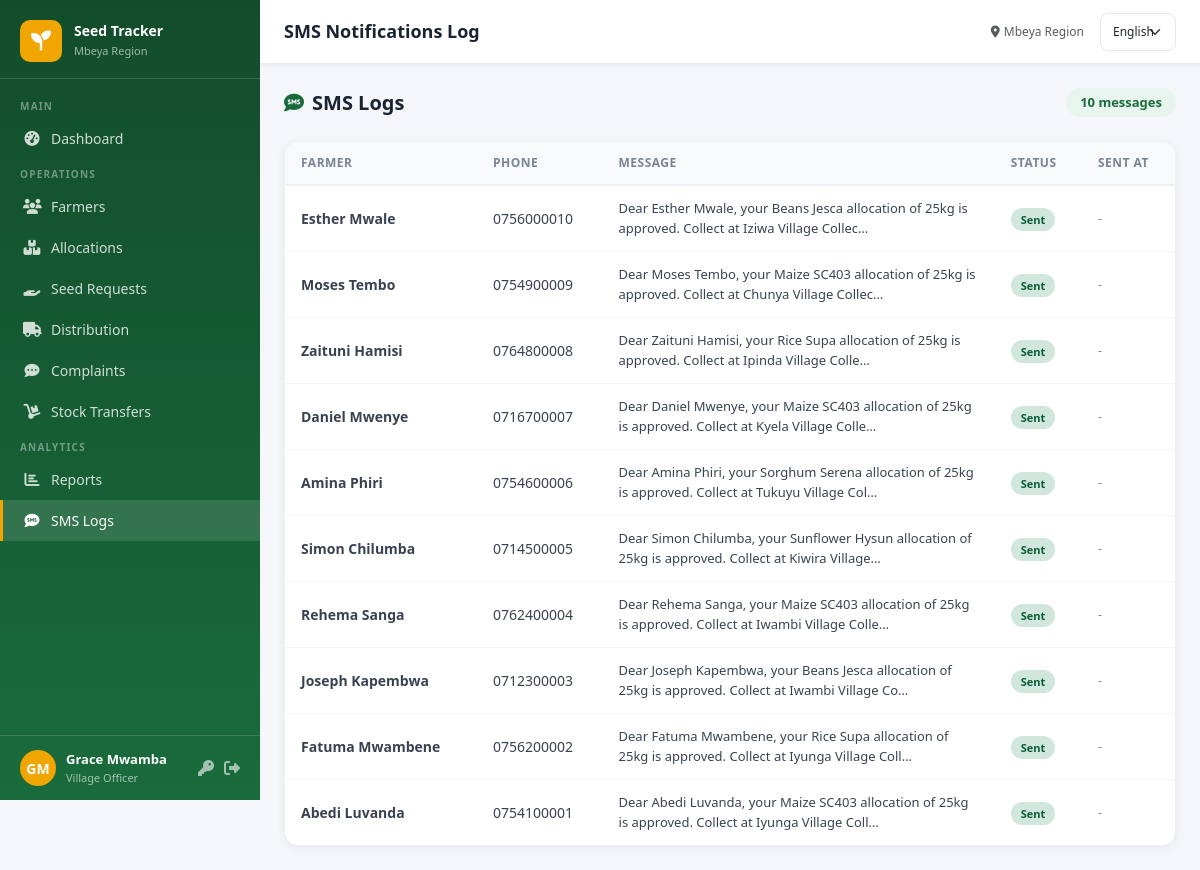
Page /sms-logs/ (signed in) on the committed database.
### core/models.py (models this page shows, shortened)
class CustomUser(AbstractUser):
    ROLE_CHOICES = [
        ('admin', _('System Administrator')),
        ('regional', _('Regional Officer')),
        ('district', _('District Officer')),
        ('ward', _('Ward Officer')),
        ('village', _('Village Officer')),
        ('extension', _('Agricultural Extension Officer (Bwana Shamba)')),
        ('farmer', _('Farmer (Mkulima)')),
    ]
    role = models.CharField(max_length=20, choices=ROLE_CHOICES, default='village')
    region = models.ForeignKey(Region, on_delete=models.SET_NULL, null=True, blank=True)
    district = models.ForeignKey(District, on_delete=models.SET_NULL, null=True, blank=True)
    ward = models.ForeignKey(Ward, on_delete=models.SET_NULL, null=True, blank=True)
    village = models.ForeignKey(Village, on_delete=models.SET_NULL, null=True, blank=True)
    phone = models.CharField(max_length=20, blank=True)

class SMSLog(models.Model):
    STATUS_CHOICES = [('sent',_('Sent')),('failed',_('Failed')),('pending',_('Pending'))]
    farmer = models.ForeignKey(Farmer, on_delete=models.CASCADE, related_name='sms_logs')
    phone_number = models.CharField(max_length=20)
    message = models.TextField()
    status = models.CharField(max_length=20, choices=STATUS_CHOICES, default='pending')
    sent_at = models.DateTimeField(null=True, blank=True)
    error_message = models.TextField(blank=True)
    allocation = models.ForeignKey(SeedAllocation, on_delete=models.SET_NULL, null=True, blank=True)
    created_at = models.DateTimeField(auto_now_add=True)

class Farmer(models.Model):
    STATUS_CHOICES = [('active',_('Active')),('inactive',_('Inactive')),('pending',_('Pending'))]
    farmer_id = models.CharField(max_length=20, unique=True, blank=True)
    first_name = models.CharField(max_length=100)
    last_name = models.CharField(max_length=100)
    phone_number = models.CharField(max_length=20)
    village = models.ForeignKey(Village, on_delete=models.CASCADE, related_name='farmers')
    farm_location = models.CharField(max_length=200, blank=True)
    farm_size = models.DecimalField(max_digits=8, decimal_places=2, null=True, blank=True, help_text='Acres')
    crop_type = models.CharField(max_length=50, choices=CROP_CHOICES, default='maize')
    national_id = models.CharField(max_length=30, blank=True)
    status = models.CharField(max_length=20, choices=STATUS_CHOICES, default='active')
    registered_by = models.ForeignKey(CustomUser, on_delete=models.SET_NULL, null=True, related_name='registered_farmers')
    user = models.OneToOneField(CustomUser, on_delete=models.CASCADE, null=True, blank=True, related_name='farmer_profile')
    created_at = models.DateTimeField(auto_now_add=True)
    updated_at = models.DateTimeField(auto_now=True)
    @property
    def full_name(self): return f"{self.first_name} {self.last_name}"

### core/views.py (the view)
# urls.py: path('sms-logs/', views.sms_logs, name='sms_logs'),
@login_required
def sms_logs(request):
    logs = SMSLog.objects.select_related('farmer','allocation').order_by('-created_at')
    paginator = Paginator(logs, 25)
    page = paginator.get_page(request.GET.get('page'))
    return render(request, 'core/sms_logs.html', {'page_obj': page})

### templates/core/sms_logs.html (shortened to what this page needs)
{% extends 'base.html' %}
{% load i18n %}
{% block page_title %}{% trans "SMS Notifications Log" %}{% endblock %}
{% block content %}
<div class="page-header">
  <h4><i class="fas fa-sms me-2" style="color:#1a6b3c"></i>{% trans "SMS Logs" %}</h4>
  <span class="badge" style="background:#e8f5ee;color:#1a6b3c;font-size:13px;padding:8px 14px;border-radius:20px">{{ page_obj.paginator.count }} {% trans "messages" %}</span>
</div>
<div class="table-card">
  <div class="table-responsive">
    <table class="data-table">
      <thead><tr><th>{% trans "Farmer" %}</th><th>{% trans "Phone" %}</th><th>{% trans "Message" %}</th><th>{% trans "Status" %}</th><th>{% trans "Sent At" %}</th></tr></thead>
      <tbody>
        {% for log in page_obj %}
        <tr>
          <td style="font-weight:600">{{ log.farmer.full_name }}</td>
          <td>{{ log.phone_number }}</td>
          <td style="max-width:350px;font-size:13px">{{ log.message|truncatechars:100 }}</td>
          <td>
            {% if log.status == 'sent' %}<span class="badge-status badge-approved">{% trans "Sent" %}</span>
            {% elif log.status == 'failed' %}<span class="badge-status badge-rejected">{% trans "Failed" %}</span>
            {% else %}<span class="badge-status badge-pending">{% trans "Pending" %}</span>{% endif %}
          </td>
          <td style="color:#7a8494;font-size:12px">{{ log.sent_at|date:"d M Y H:i"|default:"-" }}</td>
        </tr>
        {% empty %}
        <tr><td colspan="5" class="text-center text-muted py-4">{% trans "No SMS logs" %}</td></tr>
        {% endfor %}
      </tbody>
    </table>
  </div>
</div>
{% endblock %}

### templates/base.html (shortened to what this page needs)
{% load i18n %}
<!DOCTYPE html>
<html lang="{{ LANGUAGE_CODE }}">
<head>
<link href="https://cdn.jsdelivr.net/npm/bootstrap@5.3.2/dist/css/bootstrap.min.css" rel="stylesheet">
<link href="https://cdnjs.cloudflare.com/ajax/libs/font-awesome/6.5.0/css/all.min.css" rel="stylesheet">
</head>
<body>
{% if user.is_authenticated %}
<div id="sidebar">
  <div class="sidebar-brand">
    <div class="logo-icon"><i class="fas fa-seedling"></i></div>
    <div class="brand-text">
      <h6>Seed Tracker</h6>
      <small>Mbeya Region</small>
    </div>
  </div>
  <nav class="sidebar-nav">
    {% if user.role == 'farmer' %}
    <div class="nav-section-label">{% trans "Farmer" %}</div>
    <a href="{% url 'farmer_dashboard' %}" class="nav-link {% if request.resolver_match.url_name == 'farmer_dashboard' %}active{% endif %}">
      <i class="fas fa-tachometer-alt"></i> {% trans "Dashboard" %}
    </a>
    <a href="{% url 'farmer_profile_edit' %}" class="nav-link {% if 'profile' in request.resolver_match.url_name %}active{% endif %}">
      <i class="fas fa-tractor"></i> {% trans "My Farm Info" %}
    </a>
    <a href="{% url 'seed_request_create' %}" class="nav-link {% if request.resolver_match.url_name == 'seed_request_create' %}active{% endif %}">
      <i class="fas fa-hand-holding-heart"></i> {% trans "Request Seeds" %}
    </a>
    <a href="{% url 'seed_request_list' %}" class="nav-link {% if request.resolver_match.url_name == 'seed_request_list' %}active{% endif %}">
      <i class="fas fa-hand-holding"></i> {% trans "My Requests" %}
    </a>
    <a href="{% url 'allocation_list' %}" class="nav-link {% if 'allocation' in request.resolver_match.url_name %}active{% endif %}">
      <i class="fas fa-boxes"></i> {% trans "My Allocations" %}
    </a>
    <a href="{% url 'feedback_list' %}" class="nav-link {% if 'feedback' in request.resolver_match.url_name %}active{% endif %}">
      <i class="fas fa-comment-dots"></i> {% trans "Feedback" %}
    </a>
    {% else %}
    <div class="nav-section-label">{% trans "Main" %}</div>
    <a href="{% url 'dashboard' %}" class="nav-link {% if request.resolver_match.url_name == 'dashboard' %}active{% endif %}">
      <i class="fas fa-tachometer-alt"></i> {% trans "Dashboard" %}
    </a>
    <div class="nav-section-label">{% trans "Operations" %}</div>
    <a href="{% url 'farmer_list' %}" class="nav-link {% if 'farmer' in request.resolver_match.url_name %}active{% endif %}">
      <i class="fas fa-users"></i> {% trans "Farmers" %}
    </a>
    <a href="{% url 'allocation_list' %}" class="nav-link {% if 'allocation' in request.resolver_match.url_name %}active{% endif %}">
      <i class="fas fa-boxes"></i> {% trans "Allocations" %}
    </a>
    <a href="{% url 'seed_request_list' %}" class="nav-link {% if 'seed_request' in request.resolver_match.url_name %}active{% endif %}">
      <i class="fas fa-hand-holding"></i> {% trans "Seed Requests" %}
    </a>
    <a href="{% url 'distribution_list' %}" class="nav-link {% if 'distribution' in request.resolver_match.url_name %}active{% endif %}">
      <i class="fas fa-truck"></i> {% trans "Distribution" %}
    </a>
    <a href="{% url 'feedback_list' %}" class="nav-link {% if 'feedback' in request.resolver_match.url_name %}active{% endif %}">
      <i class="fas fa-comment-dots"></i> {% trans "Complaints" %}
    </a>
    {% if user.role != 'extension' %}
    <a href="{% url 'stock_list' %}" class="nav-link {% if 'stock' in request.resolver_match.url_name %}active{% endif %}">
      <i class="fas fa-dolly"></i> {% trans "Stock Transfers" %}
    </a>
    {% endif %}
    <div class="nav-section-label">{% trans "Analytics" %}</div>
    <a href="{% url 'reports' %}" class="nav-link {% if 'report' in request.resolver_match.url_name %}active{% endif %}">
      <i class="fas fa-chart-bar"></i> {% trans "Reports" %}
    </a>
    <a href="{% url 'sms_logs' %}" class="nav-link {% if 'sms' in request.resolver_match.url_name %}active{% endif %}">
      <i class="fas fa-sms"></i> {% trans "SMS Logs" %}
    </a>
    {% endif %}
  </nav>
  <div class="sidebar-user">
    <div class="user-avatar">{{ user.first_name|first|upper }}{{ user.last_name|first|upper }}</div>
    <div class="user-info">
      <div class="user-name">{{ user.get_full_name|default:user.username }}</div>
      <div class="user-role">{{ user.get_role_display }}</div>
    </div>
    <a href="{% url 'change_password' %}" title="{% trans 'Change Password' %}" style="color:rgba(255,255,255,.6)"><i class="fas fa-key"></i></a>
    <a href="{% url 'logout' %}" title="{% trans 'Logout' %}" style="color:rgba(255,255,255,.6)"><i class="fas fa-sign-out-alt"></i></a>
  </div>
</div>
<div id="main">
  <div id="topbar">
    <h1 class="page-title">{% block page_title %}{% trans "Dashboard" %}{% endblock %}</h1>
    <div class="d-flex align-items-center gap-3">
      <span class="text-muted" style="font-size:12px;"><i class="fas fa-map-marker-alt me-1"></i>{% trans "Mbeya Region" %}</span>
      <form action="{% url 'set_language' %}" method="post" class="d-flex align-items-center">
        <select name="language" onchange="this.form.submit()" class="form-select form-select-sm" style="font-size:12px;width:auto;">
          {% get_current_language as CURRENT_LANGUAGE %}
          {% get_available_languages as AVAILABLE_LANGUAGES %}
          {% for lang_code, lang_name in AVAILABLE_LANGUAGES %}
          <option value="{{ lang_code }}" {% if lang_code == CURRENT_LANGUAGE %}selected{% endif %}>{{ lang_name }}</option>
          {% endfor %}
        </select>
      </form>
    </div>
  </div>
  <div class="content-area">
    {% block content %}{% endblock %}
  </div>
</div>
{% else %}
{% block auth_content %}{% endblock %}
{% endif %}
</body>
</html>

### templates/base.html (style rules this page uses)
:root { --primary: #1a6b3c; --primary-dark: #124d2b; --primary-light: #e8f5ee; --accent: #f0a500; --accent-light: #fff8e6; --sidebar-width: 260px; --topbar-height: 64px; }
body { background: #f4f6f9; font-family: 'Segoe UI', sans-serif; }
#sidebar { width: var(--sidebar-width); height: 100vh; position: fixed; top: 0; left: 0; background: linear-gradient(180deg, var(--primary-dark) 0%, var(--primary) 100%); z-index: 1000; overflow-y: auto; transition: transform .3s ease; display: flex; flex-direction: column; }
.sidebar-brand { padding: 20px 20px 16px; border-bottom: 1px solid rgba(255,255,255,.15); display: flex; align-items: center; gap: 12px; }
.sidebar-brand .logo-icon { width: 42px; height: 42px; background: var(--accent); border-radius: 10px; display: flex; align-items: center; justify-content: center; font-size: 20px; color: #fff; flex-shrink: 0; }
.sidebar-brand .brand-text { line-height: 1.2; }
.sidebar-brand .brand-text h6 { margin: 0; color: #fff; font-size: 14px; font-weight: 700; }
.sidebar-brand .brand-text small { color: rgba(255,255,255,.6); font-size: 11px; }
.sidebar-nav { padding: 12px 0; flex: 1; }
.nav-section-label { padding: 8px 20px 4px; font-size: 10px; text-transform: uppercase; letter-spacing: 1.2px; color: rgba(255,255,255,.4); font-weight: 600; }
.sidebar-nav .nav-link { padding: 10px 20px; color: rgba(255,255,255,.8); display: flex; align-items: center; gap: 10px; font-size: 14px; border-radius: 0; transition: all .2s; text-decoration: none; border-left: 3px solid transparent; }
.sidebar-nav .nav-link:hover, .sidebar-nav .nav-link.active { background: rgba(255,255,255,.12); color: #fff; border-left-color: var(--accent); }
.sidebar-nav .nav-link i { width: 18px; text-align: center; font-size: 15px; }
.sidebar-user { padding: 14px 20px; border-top: 1px solid rgba(255,255,255,.15); display: flex; align-items: center; gap: 10px; }
.sidebar-user .user-avatar { width: 36px; height: 36px; border-radius: 50%; background: var(--accent); display: flex; align-items: center; justify-content: center; color: #fff; font-weight: 700; font-size: 14px; }
.sidebar-user .user-info { flex: 1; min-width: 0; }
.sidebar-user .user-info .user-name { color: #fff; font-size: 13px; font-weight: 600; white-space: nowrap; overflow: hidden; text-overflow: ellipsis; }
.sidebar-user .user-info .user-role { color: rgba(255,255,255,.6); font-size: 11px; }
#main { margin-left: var(--sidebar-width); min-height: 100vh; display: flex; flex-direction: column; }
#topbar { height: var(--topbar-height); background: #fff; border-bottom: 1px solid #e8ecf0; display: flex; align-items: center; padding: 0 24px; gap: 16px; position: sticky; top: 0; z-index: 99; box-shadow: 0 1px 4px rgba(0,0,0,.06); }
#topbar .page-title { font-size: 18px; font-weight: 700; color: #1a2332; margin: 0; flex: 1; }
.content-area { padding: 24px; flex: 1; }
.table-card { background: #fff; border-radius: 14px; box-shadow: 0 2px 8px rgba(0,0,0,.06); border: 1px solid #eef0f3; overflow: hidden; }
.data-table { width: 100%; border-collapse: collapse; }
.data-table thead th { padding: 12px 16px; background: #f8f9fb; font-size: 12px; font-weight: 700; color: #7a8494; text-transform: uppercase; letter-spacing: .5px; border-bottom: 2px solid #eef0f3; white-space: nowrap; }
.data-table tbody td { padding: 13px 16px; font-size: 14px; color: #3a4252; border-bottom: 1px solid #f4f6f9; vertical-align: middle; }
.data-table tbody tr:last-child td { border-bottom: none; }
.badge-status { padding: 4px 10px; border-radius: 20px; font-size: 11px; font-weight: 600; }
.badge-approved { background: #d1e7dd; color: #0a5c36; }
.form-control, .form-select { border-radius: 8px; border: 1.5px solid #e2e8f0; font-size: 14px; padding: 9px 12px; transition: border-color .2s, box-shadow .2s; }
.page-header { display: flex; align-items: center; justify-content: space-between; margin-bottom: 24px; }
.page-header h4 { margin: 0; font-size: 20px; font-weight: 800; color: #1a2332; }

### rows in the picture
CustomUser: first_name|first "G", last_name|first "M", get_full_name "Grace Mwamba", role "Village Officer"
SMSLog: farmer.full_name "Esther Mwale", phone_number "0756000010", message "Dear Esther Mwale, your Beans Jesca allocation of 25kg is approved. Collect at Iziwa Village Collec…", sent_at "-"
SMSLog: farmer.full_name "Moses Tembo", phone_number "0754900009", message "Dear Moses Tembo, your Maize SC403 allocation of 25kg is approved. Collect at Chunya Village Collec…", sent_at "-"
SMSLog: farmer.full_name "Zaituni Hamisi", phone_number "0764800008", message "Dear Zaituni Hamisi, your Rice Supa allocation of 25kg is approved. Collect at Ipinda Village Colle…", sent_at "-"
SMSLog: farmer.full_name "Daniel Mwenye", phone_number "0716700007", message "Dear Daniel Mwenye, your Maize SC403 allocation of 25kg is approved. Collect at Kyela Village Colle…", sent_at "-"
SMSLog: farmer.full_name "Amina Phiri", phone_number "0754600006", message "Dear Amina Phiri, your Sorghum Serena allocation of 25kg is approved. Collect at Tukuyu Village Col…", sent_at "-"
SMSLog: farmer.full_name "Simon Chilumba", phone_number "0714500005", message "Dear Simon Chilumba, your Sunflower Hysun allocation of 25kg is approved. Collect at Kiwira Village…", sent_at "-"
SMSLog: farmer.full_name "Rehema Sanga", phone_number "0762400004", message "Dear Rehema Sanga, your Maize SC403 allocation of 25kg is approved. Collect at Iwambi Village Colle…", sent_at "-"
SMSLog: farmer.full_name "Joseph Kapembwa", phone_number "0712300003", message "Dear Joseph Kapembwa, your Beans Jesca allocation of 25kg is approved. Collect at Iwambi Village Co…", sent_at "-"
SMSLog: farmer.full_name "Fatuma Mwambene", phone_number "0756200002", message "Dear Fatuma Mwambene, your Rice Supa allocation of 25kg is approved. Collect at Iyunga Village Coll…", sent_at "-"
SMSLog: farmer.full_name "Abedi Luvanda", phone_number "0754100001", message "Dear Abedi Luvanda, your Maize SC403 allocation of 25kg is approved. Collect at Iyunga Village Coll…", sent_at "-"

### other values in the picture
{{ page_obj.paginator.count }} "10"
form field language "English"
